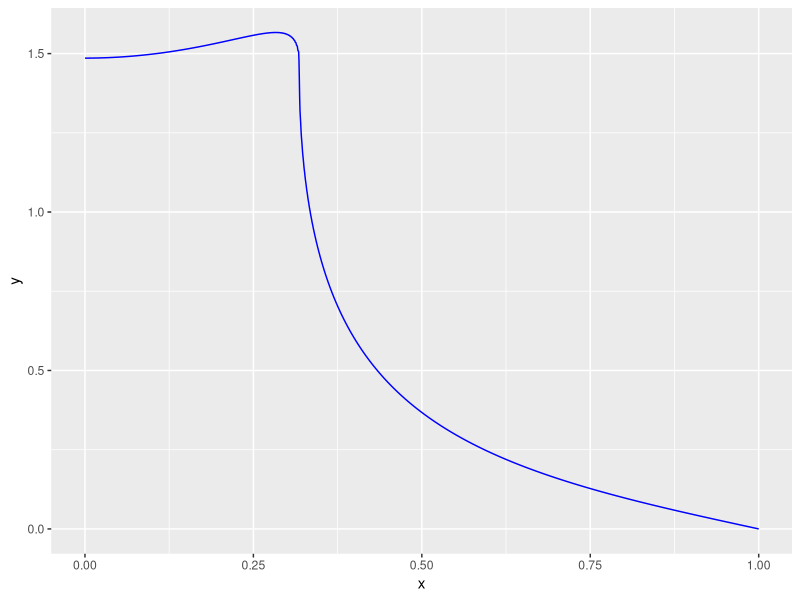
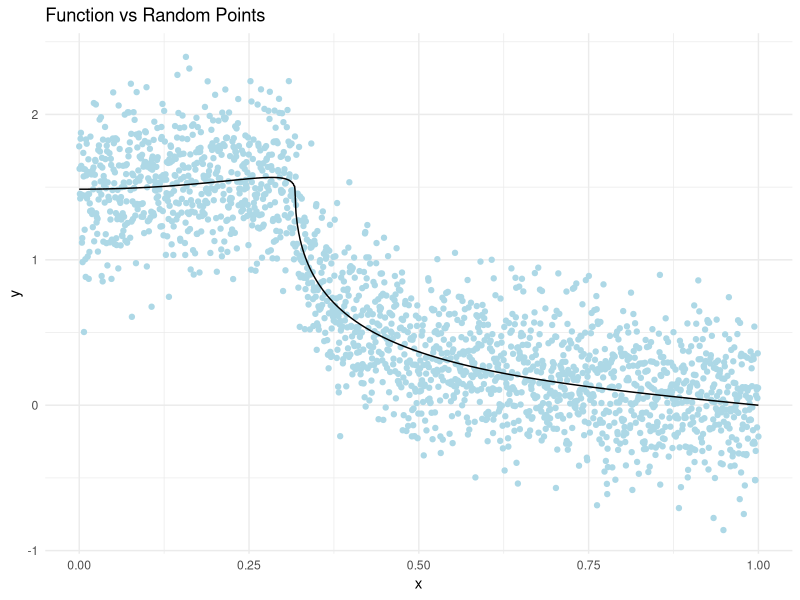

These figures' R source, in order: (Note: this script raises an error after producing the figures.)
library(ggplot2)
library(splines)
library(MLmetrics)
library(Hmisc)
library(Matrix)

n <- 2000
b <- (1/3)
set.seed(2024)
J <- floor(1.5*n^b)
J

x <- seq(0, 1, length.out = n)
s <- function(m, x) {
  sqrt(2) * sum(seq(m)^(-1.5) * sin(seq(m)) * cos(((seq(m)) - 0.5) * pi * x))
}
z <- vector()
for (j in 1:n) {
  z[j] <- s(1000, j / n)
}
sd <- 0.3
y <- z + rnorm(n, mean = 0, sd = sd)


data <- data.frame(x = x, y = y, z = z)

ggplot(data, aes(x = x)) +
  geom_line(aes(y = z), color = "blue") +
  labs(x = "x", y = "y")

ggplot(data, aes(x = x)) +
  geom_point(aes(y = y), color = "lightblue") +
  geom_line(aes(y = z), color = "black") +
  labs(title = "Function vs Random Points", x = "x", y = "y") +
  theme(plot.title = element_text(size = 16)) +
  scale_color_manual(values = c("lightblue", "black")) +
  theme_minimal()

t <- c(-0.0002, -0.0001, seq(0,1, length.out = J),1.0001, 1.0002)
Sp_order <- 3
B <- splineDesign(t, x, ord = Sp_order, outer.ok = TRUE,
                  sparse = TRUE)

Hs1 <- horseshoesp(y, B, method.tau = c("halfCauchy"), Sigma2 = (sd)^2, tau=1,
                   method.sigma = c("fixed"), burn = 1000, nmc = 5000, thin = 1, alpha = 0.05)
beta_hat1 <- as.vector(unlist(Hs1[1]))

MSE(z,as.numeric(B%*%beta_hat1))

df_estimation <- data.frame(x=x, estimated_y=as.numeric(B%*%beta_hat1), actual_y=z)

ggplot(df_estimation, aes(x=x))+
  geom_point(aes(y = estimated_y, color = "Estimation"), size = 0.8) +
  geom_line(aes(y = actual_y, color = "Actual Function"), size = 1) +
  labs(x = "x", y = "y", color=NULL) +
  scale_color_manual(values = c("lightblue", "black")) +
  theme_minimal() +
  theme(plot.title = element_text(size = 14, face = "bold"))


J_values <- c(seq(15,50, by =5))
mse_values_1_1 <- numeric(length(J_values))


for (i in seq_along(J_values)) {
  t <- c(-0.0002, -0.0001, seq(0,1, length.out = J_values[i]-4),1.0001, 1.0002)
  Sp_order <- 3
  B <- splineDesign(t, x, ord = Sp_order, outer.ok = TRUE,
                    sparse = TRUE)
  Hs1 <- horseshoesp(y, B,
                     method.tau = "halfCauchy",
                     Sigma2 = (sd)^2,
                     tau = 1,
                     method.sigma = "fixed",
                     burn = 1000,
                     nmc = 5000)
  beta_hat1 <- as.vector(unlist(Hs1[1]))
  mse_values_1_1[i] <- MSE(z, as.numeric(B %*% beta_hat1))
  cat(sprintf("J=%d | MSE=%.4f\n", J_values[i], mse_values_1_1[i]))
}
results_1_1 <- data.frame(
  J = J_values,
  MSE = mse_values_1_1
)
print(results_1_1)
# Create a data frame with J values and corresponding MSE values
results_1_1 <- data.frame(
  J = J_values,
  MSE = mse_values_1_1
)

# Scatter plot J vs. MSE
ggplot(results_1_1, aes(x = J, y = MSE)) +
  geom_point(color = "blue", size = 3, alpha = 0.7) +  # Scatter points
  labs(title = "J vs. MSE",
       x = "J (Number of Splines)",
       y = "Mean Squared Error (MSE)") +
  theme_minimal()  # Clean visualization theme
